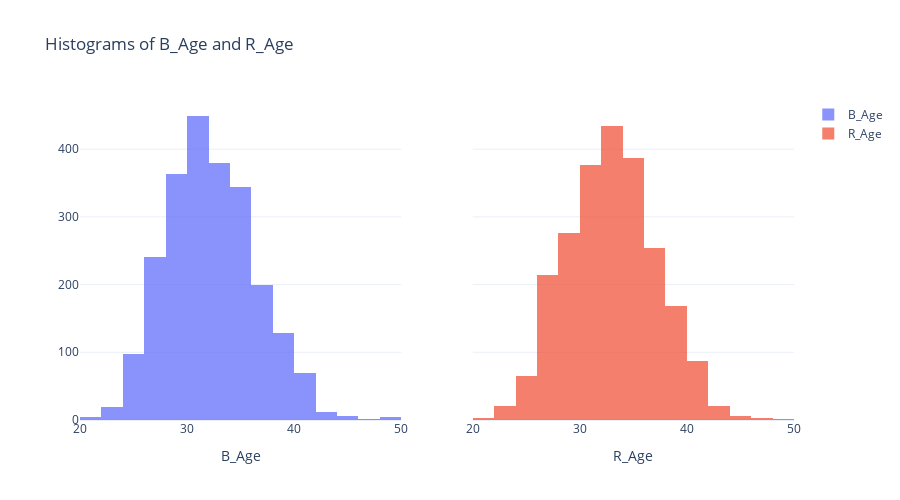

The code cell stored with this chart in its notebook:
### Markdown cell above
I trust my instincts and focus on what seems most relevant. Age is a key factor in any sport, influencing both performance and potential. By examining how Age is distributed in our dataset, we can uncover trends and insights that may help us understand the impact of age on various aspects of the sport. Lets take a closer look and see what the data reveals.

### Code cell
fig = go.Figure()
fig.add_trace(go.Histogram(x=df['B_Age'], nbinsx=20, name='B_Age', opacity=0.75, xaxis='x1'))
fig.add_trace(go.Histogram(x=df['R_Age'], nbinsx=20, name='R_Age', opacity=0.75, xaxis='x2'))
fig.update_layout(
    barmode='overlay',
    xaxis1=dict(title='B_Age', domain=[0, 0.45]),
    xaxis2=dict(title='R_Age', domain=[0.55, 1]),
    title="Histograms of B_Age and R_Age",
    height=500,
    width=900,
    template='plotly_white'
)
fig.show()

### Figure 1 — Plotly figure (JSON) as saved in the notebook; plotly's stock layout.template omitted (floating-point values rounded to 4 significant figures; data arrays with more than 128 entries replaced by an {"elided": "..."} marker saying what was removed)
{"data": [{"name": "B_Age", "nbinsx": 20, "opacity": 0.75, "type": "histogram", "x": {"elided": "2318 float values"}, "xaxis": "x"}, {"name": "R_Age", "nbinsx": 20, "opacity": 0.75, "type": "histogram", "x": {"elided": "2318 float values"}, "xaxis": "x2"}], "layout": {"barmode": "overlay", "height": 500, "title": {"text": "Histograms of B_Age and R_Age"}, "width": 900, "xaxis": {"domain": [0, 0.45], "title": {"text": "B_Age"}}, "xaxis2": {"domain": [0.55, 1], "title": {"text": "R_Age"}}}}
